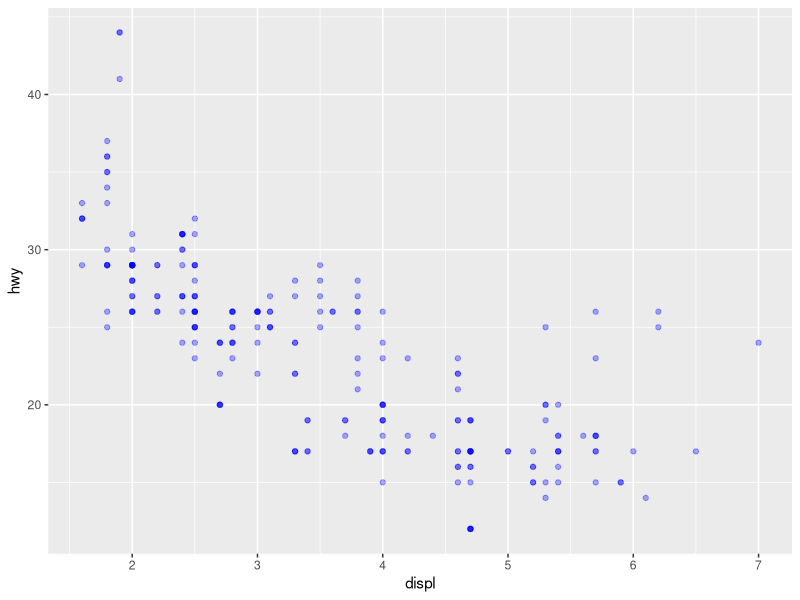

Recreate this plot in R. (Note: this script raises an error after producing the figure.)
## ---- chunk 1
knitr::opts_chunk$set(echo = TRUE)
library(tidyverse)
knitr::opts_chunk$set(cache = TRUE)
## ---- chunk 2
ggplot(data = mpg) +
  geom_point(
    mapping = aes(x = displ, y = hwy),
    alpha = 1 / 3,
    color = "blue"
  )
## ---- chunk 3
ggplot(data = mpg) +
  geom_point(
    mapping = aes(x = displ, y = hwy),
    color = year
  )
## ---- chunk 4
ggplot(data = mpg) +
  geom_point(
    mapping = aes(x = displ, y = hwy),
    color = class
  )
## ---- chunk 5
ggplot(data = mpg) +
  geom_point(
    mapping = aes(x = displ, y = hwy, size = 3)
  )

ggplot(data = mpg) +
  geom_point(
    mapping = aes(x = displ, y = hwy, color = "red")
  )

ggplot(data = mpg) +
  geom_point(
    mapping = aes(x = displ, y = hwy, color = "blue")
  )

ggplot(data = mpg) +
  geom_point(
    mapping = aes(x = displ, y = hwy, shape = "triangle")
  )
